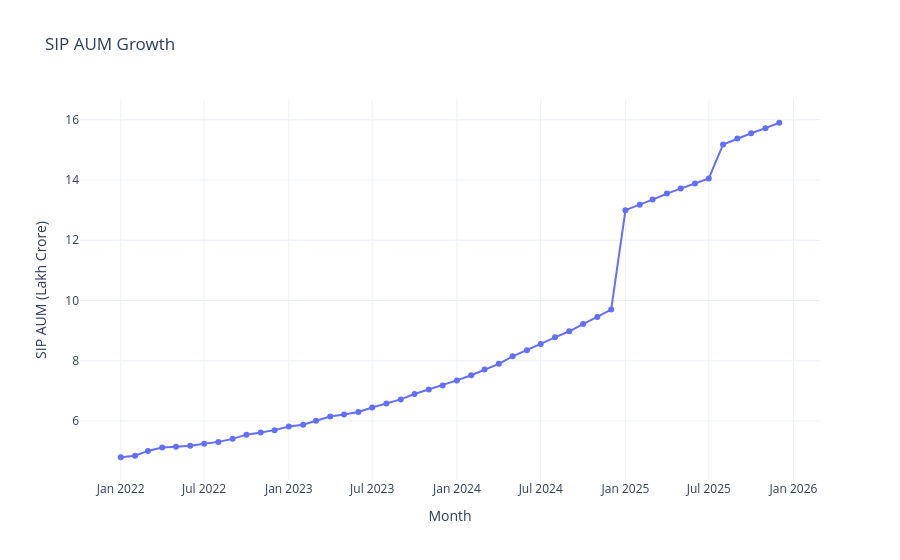

The notebook cell this image was saved under:
### Code cell
fig = px.line(
    sip_df,
    x="month",
    y="sip_aum_lakh_crore",
    markers=True,
    title="SIP AUM Growth"
)

fig.update_layout(
    xaxis_title="Month",
    yaxis_title="SIP AUM (Lakh Crore)",
    template="plotly_white"
)

fig.show()
